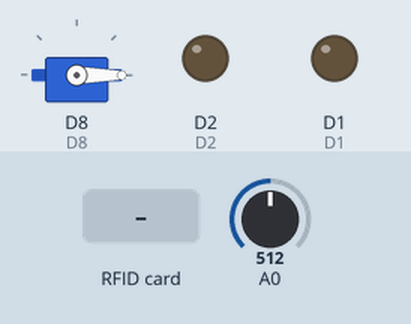
Recording of a sketch running on a simulated ESP8266 (NodeMCU). On the bench: servo, output pins drawn as LEDs (lit = HIGH). The inputs (shaded band) are chosen by the test bench; at power-on: A0 = 512. WiFi joins after 1.5 s; servers stay silent unless stated; network time is answered at once with the bench clock; the local clock reads 2024-03-15 10:24:30 at power-on unless the sketch sets it; what the sketch prints to the serial monitor is not drawn.

Above: at 2.7 s.
2.8 s: A0 set to 215
4.3 s: A0 set to 183
At 5.5 s:
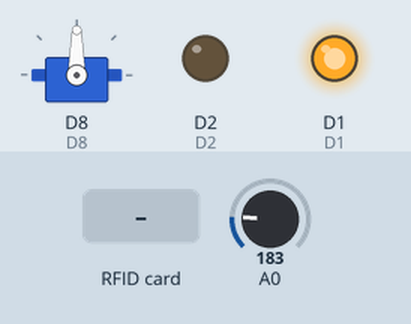
5.8 s: RFID card 13 11 40 13 21 55 held to the reader
At 7.9 s:
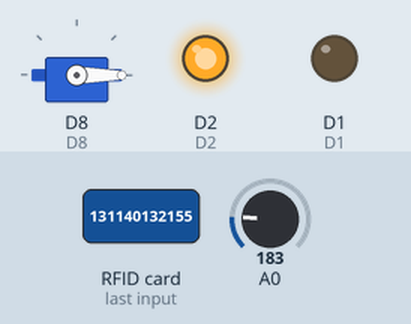
8.8 s: RFID card 5E 7A 19 C4 held to the reader
At 11.7 s:
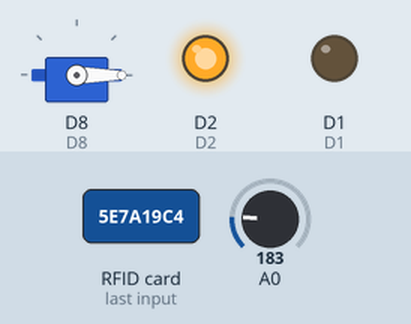
11.8 s: A0 set to 306
At 13.1 s:
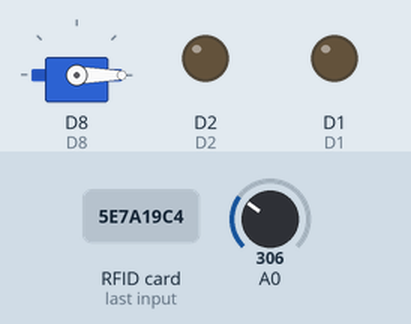
Timing chart, 0 to 14.8 s (numbered marks = the images above; inputs shaded):
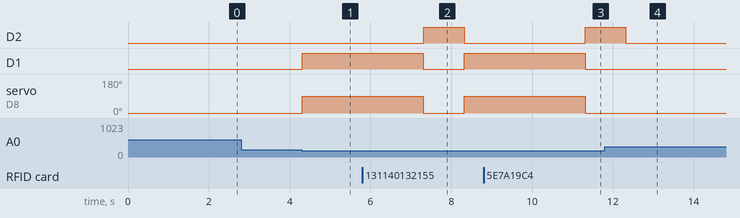

Measured:
- the behaviour switches between 200 and 199 on A0 (found by bisection; images 0 and 1)
- after the input at 2.8 s, every drawn part: stays the same
- after the input at 4.3 s, D1: LOW → HIGH at once; servo on D8: 0° → 90° at once
- after the input at 5.8 s, D2: LOW → HIGH after 1.5 s, → LOW 1.0 s later
- after the input at 8.8 s, D2: LOW → HIGH after 2.5 s; D1: goes on until 11.3 s, then stays LOW; servo on D8: goes on until 11.3 s, then stays 0°
- after the input at 11.8 s, D1: stays LOW (without the input it goes to HIGH after 0.52 s); servo on D8: stays 0° (without the input it goes to 90° after 0.52 s)

The sketch:

6._attendance_system.ino
```cpp
#include<Servo.h>
#include <SPI.h>
#include <MFRC522.h>
#include <ESP8266WiFi.h>
#include <NTPClient.h>
#include <WiFiUdp.h>

// pins
#define D1 5
#define D2 4
#define D3 0
#define D4 2
#define D8 15

// servo config
#define OPEN_ANGLE 90
#define CLOSE_ANGLE 0
Servo S;


// wifi settings
const char *ssid     = "";
const char *password = "";

// student tags
#define CLASS_CAPACITY 2
String student1 = "131140132155";
String student2 = "16218010527";
String names[2] = { "Alireza", "Mohammad"};
bool presence[2] = {false ,false};


time_t current_epoch = 0;

// the state of the class
bool prof_in = false;
time_t  prof_entrance_time = 0;
int allow_entrance_time = 10 * 60; // seconds
int end_of_the_class = 15 * 60; //seconds

// push button
int ldr_value = 0;
int shadow_theshold = 200;

// Define NTP Client to get time
WiFiUDP ntpUDP;
NTPClient timeClient(ntpUDP, "pool.ntp.org");

const uint8_t RST_PIN = D3;
const uint8_t SS_PIN = D4;

MFRC522 rfid(SS_PIN, RST_PIN);
MFRC522::MIFARE_Key key;

String tag;

void setup() {
  Serial.begin(9600);

  // RFID settings
  SPI.begin(); // Init SPI bus
  rfid.PCD_Init(); // Init MFRC522
  pinMode(D8, OUTPUT);

  // Connect to Wi-Fi
  Serial.print("Connecting to ");
  Serial.println(ssid);
  WiFi.begin(ssid, password);
  while (WiFi.status() != WL_CONNECTED) {
    delay(500);
    Serial.print(".");
  }

  // Initialize a NTPClient to get time
  timeClient.begin();
  timeClient.setTimeOffset(16200);

  // LED
  pinMode(D1, OUTPUT);

  // servo
  S.attach(D8);
  S.write(CLOSE_ANGLE);

  // Buzzer
  pinMode(D2, OUTPUT);

}

void loop() {
  //  update current time
  timeClient.update();

  current_epoch = timeClient.getEpochTime();

  ldr_value = analogRead(A0);
  if(ldr_value < shadow_theshold){
    accessGranted("welcome professor");
    prof_in = true;
    prof_entrance_time = current_epoch;
  }

  if( prof_in && (current_epoch > prof_entrance_time + end_of_the_class)){
    prof_in = false;
    Serial.println("CLASS STAT");
    for(int i; i < CLASS_CAPACITY; i++){
      Serial.print("name: ");
      Serial.print(names[i]);
      Serial.print(" present: ");
      Serial.println(presence[i]);
      presence[i] = false;
    }
  }


  if ( ! rfid.PICC_IsNewCardPresent())
    return;
  if (rfid.PICC_ReadCardSerial()) {
    for (byte i = 0; i < 4; i++) {
      tag += rfid.uid.uidByte[i];
    }
    log();
    bool is_in_time =current_epoch <= prof_entrance_time + allow_entrance_time;

    if(prof_in){
      if(tag == student1 && is_in_time){
        presence[0] = true;
        accessGranted("access granted");
      }else if(tag == student2 && is_in_time){
        presence[1] = true;
        accessGranted("access granted");
      }else{
        accessDenied("access denied (you are late!!!)");
      }
    }else{
      accessDenied("No Class");
    }
    tag = "";
    rfid.PICC_HaltA();
    rfid.PCD_StopCrypto1();
  }
}

void accessDenied(String msg){
  Serial.println(msg);
  digitalWrite(D2, HIGH);
  delay(1000);
  digitalWrite(D2, LOW);
}

void accessGranted(String msg){
  Serial.println(msg);
  S.write(OPEN_ANGLE);
  digitalWrite(D1, HIGH);
  delay(3000);
  digitalWrite(D1,LOW);
  S.write(CLOSE_ANGLE);
}

void log(){

  Serial.print(timeClient.getHours());
  Serial.print(":");
  Serial.print(timeClient.getMinutes());
  Serial.print(":");
  Serial.print(timeClient.getSeconds());
  Serial.print("==>");
  Serial.println(tag);
}
```
